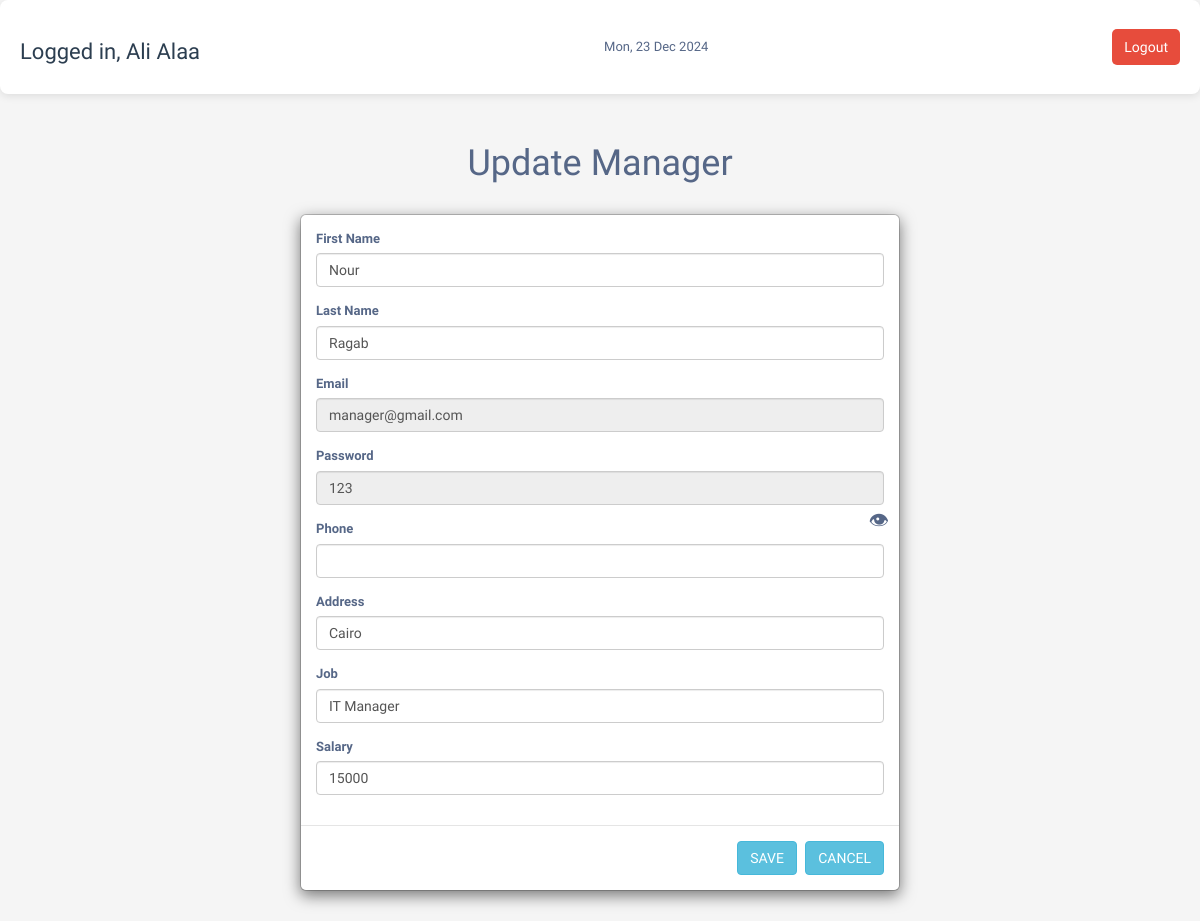
Page /Codes/update_manager.php?id=2 (signed in) on the committed database.
### tables this page shows
CREATE TABLE `manager` (
  `manager_id` int(11) NOT NULL,
  `person_id` int(11) NOT NULL,
  `email` varchar(225) NOT NULL,
  `password` varchar(225) NOT NULL
);

CREATE TABLE `person` (
  `person_id` int(11) NOT NULL,
  `first_name` varchar(225) NOT NULL,
  `last_name` varchar(225) NOT NULL,
  `age` int(10) NOT NULL,
  `address` varchar(225) NOT NULL,
  `phone_number` varchar(11) NOT NULL,
  `date_of_birth` date NOT NULL,
  `absent_times` int(10) DEFAULT NULL,
  `salary` decimal(20,0) NOT NULL,
  `job_title` varchar(225) NOT NULL,
  `gender` enum('male','female') NOT NULL,
  `role` enum('admin','employee','manager') NOT NULL
);

### Codes/update_manager.php (the view, shortened to what this page needs)
<?php include("config.php");
if (isset($_GET['id'])) {
    $id = $_GET['id'];
    $query = "
            SELECT
            manager.manager_id,
            manager.email,
            manager.password,
            person.first_name,
            person.last_name,
            person.phone_number AS phone,
            person.address,
            person.job_title AS job,
            person.salary
        FROM
            manager
        JOIN
            person
        ON
            manager.person_id = person.person_id
        WHERE
            manager.manager_id =  '$id'
        ";
    $stmt = $database->prepare($query);
    $stmt->execute();
    $result = $stmt->fetch(PDO::FETCH_ASSOC);
}
?>
<?php
$user_name = $_SESSION['user_name'];
?>
<!DOCTYPE html>
<html lang="en">
<head>
    <link rel="stylesheet" href="dashboard.css">
    <link rel="stylesheet" href="https://maxcdn.bootstrapcdn.com/font-awesome/4.7.0/css/font-awesome.min.css">
    <link rel="stylesheet" href="https://maxcdn.bootstrapcdn.com/bootstrap/3.3.7/css/bootstrap.min.css">
</head>
<body>
    <div class="header">
        <h3>Logged in, <?php echo $user_name; ?></h3>
        <span id="currentDate"></span>
        <button class="btn-signout ms-3" onclick="logout()">Logout</button>
    </div>
    <div class="container">
        <div class=" text-center mt-5 ">
            <h1>Update Manager</h1>
        </div>
        <div class="modal-dialog">
            <div class="modal-content">
                <form method="post" action="update_manager.php?id=<?php echo $id; ?>">
                    <div class="modal-body">
                        <div class="form-group">
                            <label>First Name</label>
                            <input type="text" class="form-control" name="fname"
                                value="<?php echo htmlspecialchars($result['first_name']); ?>">
                        </div>
                        <div class="form-group">
                            <label>Last Name</label>
                            <input type="text" class="form-control" name="lname"
                                value="<?php echo htmlspecialchars($result['last_name']); ?>">
                        </div>
                        <div class="form-group">
                            <label>Email</label>
                            <input type="email" class="form-control" name="email"
                                value="<?php echo htmlspecialchars($result['email']); ?>" readonly>
                        </div>
                        <div class="form-group">
                            <label>Password</label>
                            <input type="text" class="form-control" name="password" id="password" readonly
                                value="<?php echo htmlspecialchars($result['password']); ?>">
                            <span id="eye-icon" class="eye-icon">&#128065;</span>
                        </div>
                        <div class="form-group">
                            <label>Phone</label>
                            <input type="text" class="form-control" name="phone"
                                value="<?php echo htmlspecialchars($result['phone']); ?>">
                        </div>
                        <div class="form-group">
                            <label>Address</label>
                            <input type="text" class="form-control" name="address"
                                value="<?php echo htmlspecialchars($result['address']); ?>">
                        </div>
                        <div class="form-group">
                            <label>Job</label>
                            <input type="text" class="form-control" name="job"
                                value="<?php echo htmlspecialchars($result['job']); ?>">
                        </div>
                        <div class="form-group">
                            <label>Salary</label>
                            <input type="number" class="form-control" name="salary"
                                value="<?php echo htmlspecialchars($result['salary']); ?>" min="0" step="0.01">
                        </div>
                    </div>
                    <div class="modal-footer">
                        <input type="submit" class="btn btn-info" name="save" value="SAVE">
                        <input action="ManagersCRUD.php" type="submit" class="btn btn-info" name="save" value="CANCEL">
                    </div>
                </form>
            </div>
        </div>
</body>
</html>

### Codes/dashboard.css (style rules this page uses)
body { font-family: "Arial", sans-serif; background-color: #f4f6f9; color: #333; }
.header { display: flex; justify-content: space-between; align-items: center; background-color: #fff; padding: 20px; border-radius: 8px; box-shadow: 0px 2px 8px rgba(0, 0, 0, 0.1); margin-bottom: 30px; }
.header h3 { font-size: 22px; color: #2c3e50; }
.header .btn-signout { background-color: #e74c3c; color: white; border-radius: 5px; font-size: 14px; padding: 8px 12px; border: none; cursor: pointer; transition: background-color 0.3s ease; }

### Codes/update_manager.php (style rules this page uses)
.eye-icon { position: absolute; right: 10px; top: 50%; transform: translateY(-50%); font-size: 20px; cursor: pointer; }
body { color: #566787; background: #f5f5f5; font-family: 'Varela Round', sans-serif; font-size: 13px; }

### rows in the picture
manager: fname "Nour", lname "Ragab", email "manager@gmail.com", password "123", address "Cairo", job "IT Manager", salary "15000"

### other values in the picture
$user_name "Ali Alaa"
